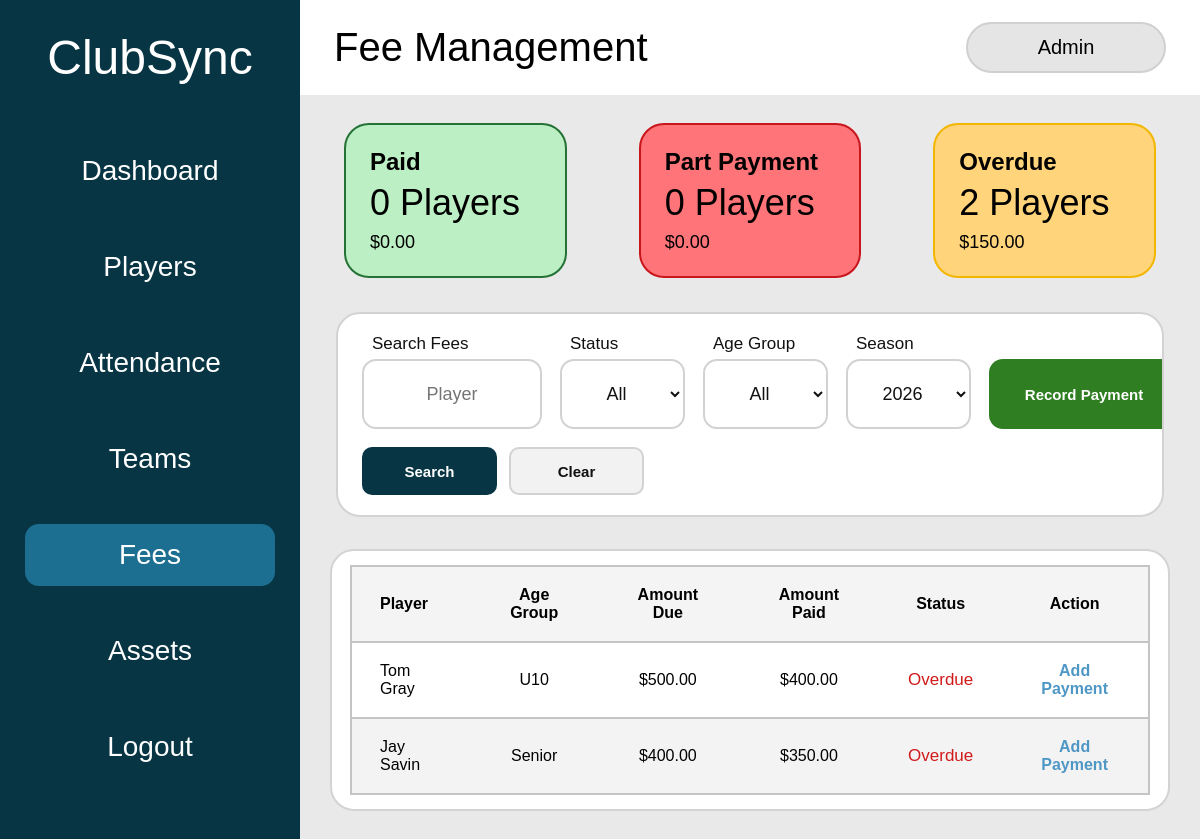
Before: /fees (signed in) with the older database file.
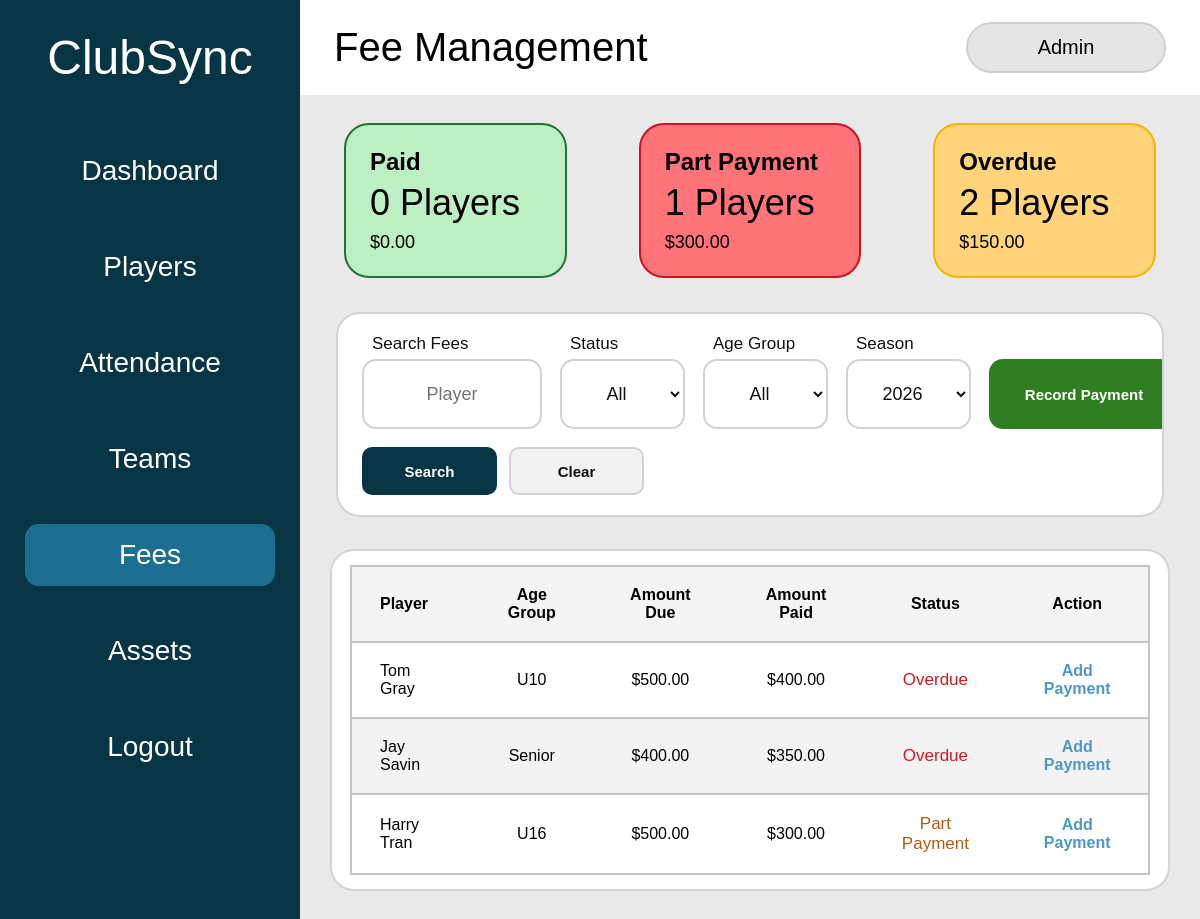
After: the same page with the newer database file.
### tables this page shows
CREATE TABLE fees (
        fee_id INTEGER PRIMARY KEY AUTOINCREMENT,
        player_id INTEGER NOT NULL,
        season INTEGER NOT NULL,
        amount_due REAL NOT NULL
            DEFAULT 0
            CHECK (amount_due >= 0),
        amount_paid REAL NOT NULL
            DEFAULT 0
            CHECK (amount_paid >= 0),
        payment_status TEXT NOT NULL
            DEFAULT 'Unpaid'
            CHECK (
                payment_status IN (
                    'Paid',
                    'Part Payment',
                    'Overdue',
                    'Unpaid'
                )
            ),
        due_date TEXT,
        payment_date TEXT,
        notes TEXT,
        created_at TEXT NOT NULL
            DEFAULT CURRENT_TIMESTAMP,
        updated_at TEXT NOT NULL
            DEFAULT CURRENT_TIMESTAMP,

        UNIQUE (
            player_id,
            season
        ),

        FOREIGN KEY (player_id)
            REFERENCES players(player_id)
            ON DELETE CASCADE
    );

CREATE TABLE players (
    player_id INTEGER PRIMARY KEY AUTOINCREMENT,
    first_name TEXT NOT NULL,
    last_name TEXT NOT NULL,
    date_of_birth TEXT NOT NULL,
    age_group TEXT NOT NULL,
    team TEXT NOT NULL,
    position TEXT NOT NULL,
    contact_phone TEXT,
    emergency_contact TEXT,
    medical_notes TEXT,
    registration_status TEXT NOT NULL DEFAULT 'Active'
);

### app.py (the view, shortened to what this page needs)
@app.route("/fees")
def fees():
    if "role" not in session:
        return redirect(url_for("login"))
    if session["role"] == "Viewer":
        return redirect(url_for("viewer"))
    search = request.args.get(
        "search",
        ""
    ).strip()
    selected_status = request.args.get(
        "status",
        ""
    ).strip()
    selected_age_group = request.args.get(
        "age_group",
        ""
    ).strip()
    current_year = date.today().year
    selected_season_value = request.args.get(
        "season",
        str(current_year)
    ).strip()
    try:
        selected_season = int(selected_season_value)
    except ValueError:
        selected_season = current_year
    allowed_statuses = {
        "",
        "Paid",
        "Part Payment",
        "Overdue",
        "Unpaid"
    }
    if selected_status not in allowed_statuses:
        selected_status = ""
    connection = get_database_connection()
    ensure_fees_table(connection)
    refresh_fee_statuses(connection)
    refresh_overdue_fee_dashboard(connection)
    connection.commit()
    query = """
        SELECT
            fees.fee_id,
            fees.player_id,
            fees.season,
            fees.amount_due,
            fees.amount_paid,
            fees.payment_status,
            fees.due_date,
            fees.payment_date,
            fees.notes,
            players.first_name,
            players.last_name,
            players.age_group,
            players.team

        FROM fees

        JOIN players
            ON fees.player_id = players.player_id

        WHERE fees.season = ?
    """
    parameters = [
        selected_season
    ]
    query += """
        ORDER BY
            players.last_name,
            players.first_name
    """
    fee_records = connection.execute(
        query,
        parameters
    ).fetchall()
    summary = connection.execute("""
        SELECT
            SUM(
                CASE
                    WHEN payment_status = 'Paid'
                    THEN 1
                    ELSE 0
                END
            ) AS paid_count,

            SUM(
                CASE
                    WHEN payment_status = 'Paid'
                    THEN amount_paid
                    ELSE 0
                END
            ) AS paid_total,

            SUM(
                CASE
                    WHEN payment_status = 'Part Payment'
                    THEN 1
                    ELSE 0
                END
            ) AS part_payment_count,

            SUM(
                CASE
                    WHEN payment_status = 'Part Payment'
                    THEN amount_paid
                    ELSE 0
                END
            ) AS part_payment_total,

            SUM(
                CASE
                    WHEN payment_status = 'Overdue'
                    THEN 1
                    ELSE 0
                END
            ) AS overdue_count,

            SUM(
                CASE
                    WHEN payment_status = 'Overdue'
                    THEN MAX(amount_due - amount_paid, 0)
                    ELSE 0
                END
            ) AS overdue_total

        FROM fees
        WHERE season = ?
    """, (
        selected_season,
    )).fetchone()
    players_for_fees = connection.execute("""
        SELECT
            player_id,
            first_name,
            last_name,
            age_group
        FROM players
        WHERE registration_status = 'Active'
        ORDER BY
            last_name,
            first_name
    """).fetchall()
    age_groups = connection.execute("""
        SELECT DISTINCT age_group
        FROM players
        WHERE registration_status = 'Active'
          AND age_group IS NOT NULL
          AND TRIM(age_group) != ''
        ORDER BY age_group
    """).fetchall()
    saved_seasons = connection.execute("""
        SELECT DISTINCT season
        FROM fees
        ORDER BY season DESC
    """).fetchall()
    seasons = {
        current_year - 2,
        current_year - 1,
        current_year,
        current_year + 1
    }
    for season_record in saved_seasons:
        seasons.add(
            int(season_record["season"])
        )
    seasons = sorted(
        seasons,
        reverse=True
    )
    connection.close()
    return render_template(
        "fees.html",
        fees=fee_records,
        players=players_for_fees,
        age_groups=age_groups,
        seasons=seasons,
        paid_count=summary["paid_count"] or 0,
        paid_total=summary["paid_total"] or 0,
        part_payment_count=(
            summary["part_payment_count"] or 0
        ),
        part_payment_total=(
            summary["part_payment_total"] or 0
        ),
        overdue_count=summary["overdue_count"] or 0,
        overdue_total=summary["overdue_total"] or 0,
        search=search,
        selected_status=selected_status,
        selected_age_group=selected_age_group,
        selected_season=selected_season,
        saved=request.args.get("saved") == "1"
    )

### app.py (called while the page is built, shortened)
def get_database_connection():
    connection = sqlite3.connect("clubsync.db")
    connection.row_factory = sqlite3.Row
    connection.execute("PRAGMA foreign_keys = ON")
    return connection

def calculate_fee_status(
    amount_due,
    amount_paid,
    due_date
):
    if amount_due > 0 and amount_paid >= amount_due:
        return "Paid"
    if due_date:
        try:
            parsed_due_date = date.fromisoformat(due_date)
            if parsed_due_date < date.today():
                return "Overdue"
        except ValueError:
            pass
    if amount_paid > 0:
        return "Part Payment"
    return "Unpaid"

def refresh_fee_statuses(connection):
    fee_records = connection.execute("""
        SELECT
            fee_id,
            amount_due,
            amount_paid,
            due_date,
            payment_status
        FROM fees
    """).fetchall()
    for fee_record in fee_records:
        current_status = calculate_fee_status(
            float(fee_record["amount_due"]),
            float(fee_record["amount_paid"]),
            fee_record["due_date"]
        )

### templates/fees.html (shortened to what the changed rows need)
<!DOCTYPE html>
<html lang="en">
<head>
    <link
        rel="stylesheet"
        href="{{ url_for('static', filename='css/style.css') }}"
    >
</head>
<body>
<div class="app-layout">
    <aside class="sidebar">
        <h1>ClubSync</h1>
    </aside>
    <main class="main-content fees-page">
        <div class="top-bar">
            <div>
                <h2>Fee Management</h2>
            </div>
        </div>
        <section class="fee-summary-grid">
            <div class="fee-summary-card part-payment-summary-card">
                <h3>Part Payment</h3>
                <p class="fee-summary-count">
                    {{ part_payment_count }} Players
                </p>
                <p class="fee-summary-amount">
                    ${{ "%.2f"|format(part_payment_total) }}
                </p>
            </div>
        </section>
        <section class="fees-table-card">
            <div class="fees-table-wrapper">
                <table class="fees-table">
                    <thead>
                        <tr>
                            <th>Player</th>
                            <th>Age Group</th>
                            <th>Amount Due</th>
                            <th>Amount Paid</th>
                            <th>Status</th>
                            <th>Action</th>
                        </tr>
                    </thead>
                    <tbody>
                        {% for fee in fees %}
                            <tr>
                                <td>
                                    {{ fee["first_name"] }}
                                    {{ fee["last_name"] }}
                                </td>
                                <td>
                                    {{ fee["age_group"] }}
                                </td>
                                <td>
                                    ${{ "%.2f"|format(fee["amount_due"]) }}
                                </td>
                                <td>
                                    ${{ "%.2f"|format(fee["amount_paid"]) }}
                                </td>
                                <td>
                                    <span
                                        class="fee-status
                                        {% if fee['payment_status'] == 'Paid' %}
                                            paid-fee-status
                                        {% elif fee['payment_status'] == 'Part Payment' %}
                                            part-payment-fee-status
                                        {% elif fee['payment_status'] == 'Overdue' %}
                                            overdue-fee-status
                                        {% else %}
                                            unpaid-fee-status
                                        {% endif %}"
                                    >
                                        {{ fee["payment_status"] }}
                                    </span>
                                </td>
                                <td>
                                    {% if session["role"] == "Admin" %}
                                        {% if fee["payment_status"] == "Paid" %}
                                            <button
                                                type="button"
                                                class="fee-action-button"
                                                onclick="openViewFeeModal(
                                                    '{{ fee['fee_id'] }}',
                                                    '{{ fee['first_name']|e }} {{ fee['last_name']|e }}',
                                                    '{{ fee['age_group']|e }}',
                                                    '{{ fee['season'] }}',
                                                    '{{ fee['amount_due'] }}',
                                                    '{{ fee['amount_paid'] }}',
                                                    '{{ fee['payment_status'] }}',
                                                    '{{ fee['due_date'] or '' }}',
                                                    '{{ fee['notes']|default('', true)|e }}'
                                                )"
                                            >
                                                View
                                            </button>
                                        {% else %}
                                            <button
                                                type="button"
                                                class="fee-action-button"
                                                onclick="openUpdatePaymentModal(
                                                    '{{ fee['fee_id'] }}',
                                                    '{{ fee['first_name']|e }} {{ fee['last_name']|e }}',
                                                    '{{ fee['amount_due'] }}',
                                                    '{{ fee['amount_paid'] }}'
                                                )"
                                            >
                                                {% if fee["amount_paid"] > 0 %}
                                                    Add Payment
                                                {% else %}
                                                    Mark Payment
                                                {% endif %}
                                            </button>
                                        {% endif %}
                                    {% endif %}
                                </td>
                            </tr>
                        {% endfor %}
                    </tbody>
                </table>
            </div>
        </section>
    </main>
</div>
</body>
</html>

Changed rows visible on the page:
added fees: first_name "Harry", last_name "Tran", age_group "U16", amount_due "500.00", amount_paid "300.00", payment_status "Part Payment", shows "Add Payment"
Other visible differences:
{{ part_payment_count }}: "0" → "1"
{{ "%.2f"|format(part_payment_total) }}: "0.00" → "300.00"
